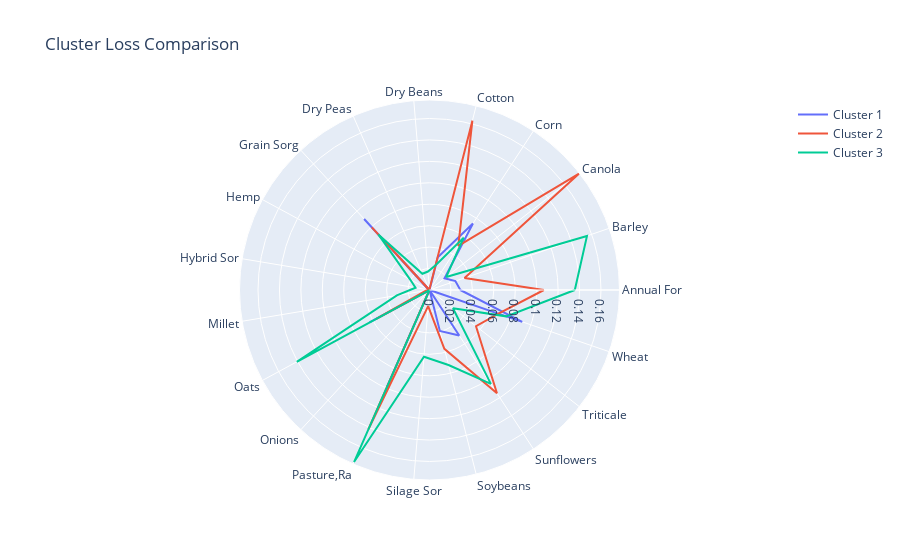

The cell this chart's notebook holds for it:
### Code cell
import plotly.graph_objects as go
import plotly.offline as pyo


categories = crop_columns
categories = [*categories, categories[0]]

Cluster_1, Cluster_2, Cluster_3 = cls_0, cls_1, cls_2
Cluster_1 = [*Cluster_1, Cluster_1[0]]
Cluster_2 = [*Cluster_2, Cluster_2[0]]
Cluster_3 = [*Cluster_3, Cluster_3[0]]


fig = go.Figure(
    data=[
        go.Scatterpolar(r=Cluster_1, theta=categories, name='Cluster 1'),
        go.Scatterpolar(r=Cluster_2, theta=categories, name='Cluster 2'),
        go.Scatterpolar(r=Cluster_3, theta=categories, name='Cluster 3')
    ],
    layout=go.Layout(
        title=go.layout.Title(text='Cluster Loss Comparison'),
        polar={'radialaxis': {'visible': True}},
        showlegend=True
    )
)
fig.show()
#pyo.plot(fig)

### Figure 1 — Plotly figure (JSON) as saved in the notebook; plotly's stock layout.template omitted (floating-point values rounded to 4 significant figures)
{"data": [{"name": "Cluster 1", "r": [0.0288, 0.02552, 0.01771, 0.0741, 0.03147, 0, 0, 0.09005, 0.001251, 0, 0, 0.06365, 0, 0.09822, 3.317e-05, 0.03938, 0.05072, 0, 0.09147, 0.0288], "theta": ["Annual For", "Barley", "Canola", "Corn", "Cotton", "Dry Beans", "Dry Peas", "Grain Sorg", "Hemp", "Hybrid Sor", "Millet", "Oats", "Onions", "Pasture,Ra", "Silage Sor", "Soybeans", "Sunflowers", "Triticale", "Wheat", "Annual For"], "type": "scatterpolar"}, {"name": "Cluster 2", "r": [0.1067, 0.03457, 0.1773, 0.04907, 0.163, 0.0007345, 0, 0.07944, 0.000933, 0.0001066, 0.003047, 0.05699, 2.649e-05, 0.1419, 0.01511, 0.05658, 0.1151, 0.05499, 0.06802, 0.1067], "theta": ["Annual For", "Barley", "Canola", "Corn", "Cotton", "Dry Beans", "Dry Peas", "Grain Sorg", "Hemp", "Hybrid Sor", "Millet", "Oats", "Onions", "Pasture,Ra", "Silage Sor", "Soybeans", "Sunflowers", "Triticale", "Wheat", "Annual For"], "type": "scatterpolar"}, {"name": "Cluster 3", "r": [0.1356, 0.1554, 0.01981, 0.05833, 0.02416, 0.01728, 0.01656, 0.07048, 0.02048, 0.0132, 0.03086, 0.1408, 3.985e-05, 0.1753, 0.06249, 0.07221, 0.1047, 0.02773, 0.0757, 0.1356], "theta": ["Annual For", "Barley", "Canola", "Corn", "Cotton", "Dry Beans", "Dry Peas", "Grain Sorg", "Hemp", "Hybrid Sor", "Millet", "Oats", "Onions", "Pasture,Ra", "Silage Sor", "Soybeans", "Sunflowers", "Triticale", "Wheat", "Annual For"], "type": "scatterpolar"}], "layout": {"autosize": true, "polar": {"angularaxis": {"type": "category"}, "radialaxis": {"autorange": true, "range": [0, 0.1773], "type": "linear", "visible": true}}, "showlegend": true, "title": {"text": "Cluster Loss Comparison"}}}
